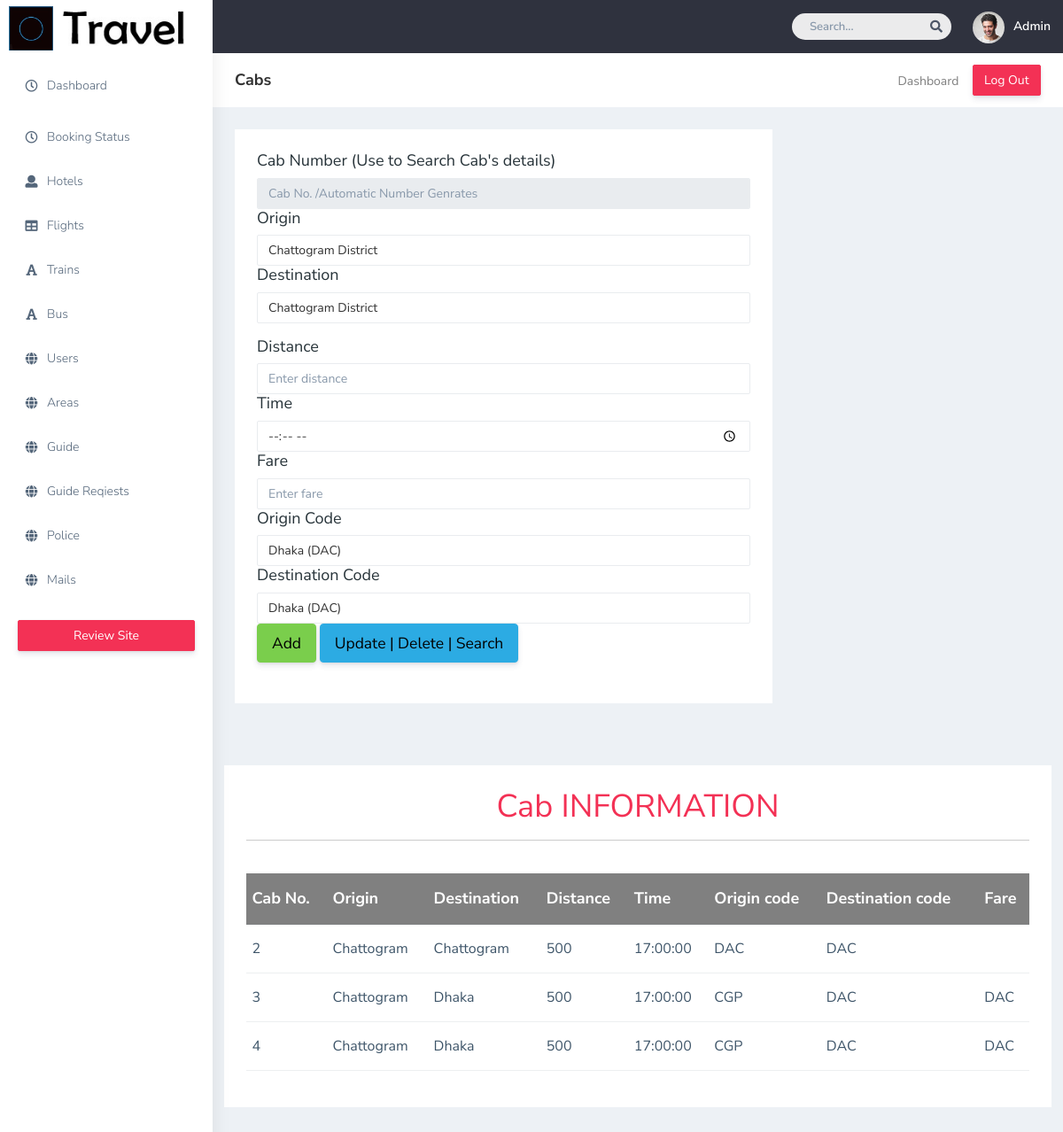
Screenshot of /Admin/cabs.php with the database file from the repository.
### tables this page shows
CREATE TABLE IF NOT EXISTS `cabs` (
  `cabID` int NOT NULL AUTO_INCREMENT,
  `origin` varchar(50) NOT NULL,
  `destination` varchar(50) NOT NULL,
  `distance` float NOT NULL,
  `time` time NOT NULL,
  `originCode` varchar(10) NOT NULL,
  `destinationCode` varchar(10) NOT NULL,
  `fare` varchar(20) NOT NULL,
  PRIMARY KEY (`cabID`)
);

### Admin/cabs.php (the view, shortened to what this page needs)
<?php
$cabID = "";
$origin = "";
$destination = "";
$distance = "";
$fare = "";
$time = "";
$originCode = "";
$destinationCode = "";
?>
<!DOCTYPE html>
<html dir="ltr" lang="en">
<head>
    <link href="plugins/bower_components/chartist/dist/chartist.min.css" rel="stylesheet">
    <link rel="stylesheet" href="plugins/bower_components/chartist-plugin-tooltips/dist/chartist-plugin-tooltip.css">
    <link href="css/style.min.css" rel="stylesheet">
</head>
<body>
    <div id="main-wrapper" data-layout="vertical" data-navbarbg="skin5" data-sidebartype="full" data-sidebar-position="absolute" data-header-position="absolute" data-boxed-layout="full">
        <header class="topbar" data-navbarbg="skin5">
            <nav class="navbar top-navbar navbar-expand-md navbar-dark">
                <div class="navbar-header" data-logobg="skin6">
                    <a class="navbar-brand" href="dashboard.php">
                        <b class="logo-icon">
                            <img src="plugins/images/travel icon.jpg" style="width:50px; height:50px" alt="homepage" />
                        </b>
                        <span class="logo-text">
                            <img src="plugins/images/travel text.jpg" style="height:40px" alt="homepage" />
                        </span>
                    </a>
                </div>
                <div class="navbar-collapse collapse" id="navbarSupportedContent" data-navbarbg="skin5">
                    <ul class="navbar-nav ms-auto d-flex align-items-center">
                        <li class=" in">
                            <form role="search" class="app-search d-none d-md-block me-3">
                                <input type="text" placeholder="Search..." class="form-control mt-0">
                                <a href="" class="active">
                                    <i class="fa fa-search"></i>
                                </a>
                            </form>
                        </li>
                        <li>
                            <a class="profile-pic" href="#">
                                <img src="plugins/images/users/varun.jpg" alt="user-img" width="36" class="img-circle"><span class="text-white font-medium">Admin</span></a>
                        </li>
                    </ul>
                </div>
            </nav>
        </header>
        <?php require_once 'navbar.php'; ?>
        <div class="page-wrapper">
            <div class="page-breadcrumb bg-white">
                <div class="row align-items-center">
                    <div class="col-lg-3 col-md-4 col-sm-4 col-xs-12">
                        <h4 class="page-title">Cabs</h4>
                    </div>
                    <div class="col-lg-9 col-sm-8 col-md-8 col-xs-12">
                        <div class="d-md-flex">
                            <ol class="breadcrumb ms-auto">
                                <li><a href="#" class="fw-normal">Dashboard</a></li>
                            </ol>
                            <a href="adminLogout.php" class="btn btn-danger  d-none d-md-block pull-right ms-3 hidden-xs hidden-sm waves-effect waves-light text-white">Log Out</a>
                        </div>
                    </div>
                </div>
            </div>
            <div class="container-fluid">
                <div class="col-lg-8 col-xlg-9 col-md-12">
                    <div class="card">
                        <div class="card-body">
                            <form method="post" action="">
                                <h4>Cab Number (Use to Search Cab's details)</h4>
                                <input type="number" name="cabID" class="form-control" placeholder="Cab No. /Automatic Number Genrates" value="<?php echo ($cabID); ?>" disabled>
                                <div class="col-xs-6">
                                    <h4>Origin</h4>
                                    <select id="originCab" data-live-search="true" class="selectpicker form-control" placeholder="Enter origin" data-size="8" title="Select Origin" value="<?php echo ($origin); ?>" name="origin" required>
                                        <optgroup label="Chattogram Division">
                                            <option value="Chattogram" data-tokens="Chattogram">Chattogram District</option>
                                    </select>
                                </div>
                                <div class="form-group row">
                                    <div class="col-xs-6">
                                        <h4>Destination</h4>
                                        <select id="destinationcab" data-live-search="true" class="selectpicker form-control" placeholder="Enter destination" data-size="8" title="Select Destination" name="destination" value="<?php echo ($destination); ?>" required>
                                            <optgroup label="Chattogram Division">
                                                <option value="Chattogram" data-tokens="Chattogram">Chattogram District</option>
                                        </select>
                                    </div>
                                </div>
                                <div class="col-xs-6">
                                    <h4>Distance</h4>
                                    <input type="number" name="distance" class="form-control" placeholder="Enter distance" value="<?php echo ($distance); ?>" required>
                                </div>
                                <div class="col-xs-6">
                                    <h4>Time</h4>
                                    <input type="time" class="form-control" name="time" placeholder="Time" value="<?php echo ($time); ?>" required>
                                </div>
                                <div class="col-xs-6">
                                    <h4>Fare</h4>
                                    <input type="number" name="fare" class="form-control" placeholder="Enter fare" value="<?php echo ($fare); ?>" required>
                                </div>
                                <div class="col-xs-6">
                                    <h4>Origin Code</h4>
                                    <select id="origin" data-live-search="true" class="selectpicker form-control" data-size="5" title="Select Origin Code" value="<?php echo ($originCode); ?>" name="originCode" required>
                                        <option value="DAC" data-tokens="DAC Dhaka">Dhaka (DAC)</option>
                                    </select>
                                </div>
                                <div class="col-xs-6">
                                    <h4>Destination Code</h4>
                                    <select id="destination" placeholder="Enter destination" data-live-search="true" class="selectpicker form-control" data-size="5" title="Select Destination Code" value="<?php echo ($destinationCode); ?>" name="destinationCode" required>
                                        <option value="DAC" data-tokens="DAC Dhaka">Dhaka (DAC)</option>
                                    </select>
                                </div>
                                <div>
                                    <input type="submit" class="btn btn-success btn-block btn-lg" name="insert" value="Add">
                                    <a href="cabUpdate.php" class="btn btn-info btn-block btn-lg">Update | Delete | Search</a>
                                    <br>
                                    <br>
                                </div>
                            </form>
                        </div>
                    </div>
                </div>
            </div>
            <div class="container-fluid">
                <div class="row">
                    <div class="white-box">
                        <div class="table-responsive">
                            <h1 class="table text-danger text-center">Cab INFORMATION</h1>
                            <hr>
                            <br>
                            <?php
                            $servername = "localhost";
                            $username = "root";
                            $password = "";
                            $dbname = "tourntravel";
                            $conn = new mysqli($servername, $username, $password, $dbname);
                            $sql = "SELECT * FROM cabs";
                            $result = $conn->query($sql);
                            echo "
                                                <table class=' text-nowrap  table table-hover py-5' >
                                                <tr class='text-centre text-white'style='font-size:18px; background:gray;'>
                                                <th>Cab No.</th>
                                                <th>Origin</th>
                                                <th>Destination</th>
                                                <th>Distance</th>
                                                <th>Time</th>
                                                <th>Origin code</th>
                                                <th>Destination code</th>
                                                <th>Fare</th>
                                                                </tr>
                                                               ";
                            if ($result->num_rows > 0) {
                                while ($row = $result->fetch_assoc()) {
                                    echo "<tr>";
                                    echo "<td>" . $row['cabID'] . "</td>";
                                    echo "<td>" . $row['origin'] . "</td>";
                                    echo "<td>" . $row['destination'] . "</td>";
                                    echo "<td>" . $row['distance'] . "</td>";
                                    echo "<td>" . $row['time'] . "</td>";
                                    echo "<td>" . $row['originCode'] . "</td>";
                                    echo "<td>" . $row['destinationCode'] . "</td>";
                                    echo "<td>" . $row['fare'] . "</td>";
                                    echo "</tr>";
                                }
                            } else {
                                echo "0 results";
                            }
                            echo "</table>";
                            ?>
                        </div>
                    </div>
                </div>
            </div>
        </div>
    </div>
</body>
</html>

### rows the page displays
cabs: cabID "2", origin "Chattogram", destination "Chattogram", distance "500", time "17:00:00", originCode "DAC", destinationCode "DAC"
cabs: cabID "3", origin "Chattogram", destination "Dhaka", distance "500", time "17:00:00", originCode "CGP", destinationCode "DAC", fare "DAC"
cabs: cabID "4", origin "Chattogram", destination "Dhaka", distance "500", time "17:00:00", originCode "CGP", destinationCode "DAC", fare "DAC"
